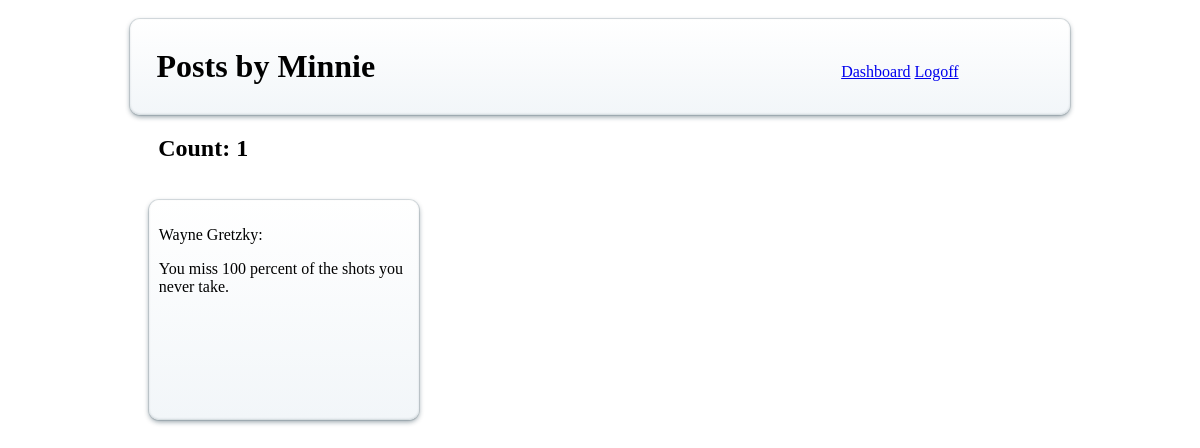
/Users/show_user/3, run on the app's committed database.
### tables this page shows
CREATE TABLE `quotes` (
  `id` int(11) NOT NULL AUTO_INCREMENT,
  `quoted_by` varchar(255) DEFAULT NULL,
  `message` text,
  `created_at` datetime DEFAULT NULL,
  `updated_at` datetime DEFAULT NULL,
  `user_id` int(11) NOT NULL,
  PRIMARY KEY (`id`),
  KEY `fk_quotes_users_idx` (`user_id`),
  CONSTRAINT `fk_quotes_users` FOREIGN KEY (`user_id`) REFERENCES `users` (`id`) ON DELETE NO ACTION ON UPDATE NO ACTION
);

### application/controllers/Users.php (called while the page is built, shortened)
<?php
class Users extends CI_Controller {
	public function show_user($id)
	{
		$user_data=array();
		$user_data['user_quotes']=$this->User->show_user($id);
		$user_data['count']=$this->User->count($id);
		$this->load->view('show_user',$user_data);
	}
}

### index.php (called while the page is built, shortened)
<?php
require_once BASEPATH.'core/CodeIgniter.php';

### application/models/User.php (called while the page is built, shortened)
<?php
class User extends CI_model
{
	public function count($user_id)
	{
		$query="SELECT count(*) AS count, users.username
				FROM quotes JOIN users ON users.id=quotes.user_id
				WHERE quotes.user_id=?";
		$values=array($user_id);
		return $this->db->query($query,$values)->row_array();
	}
	public function show_user($id)
	{
		$query="SELECT quotes.user_id,
				quotes.quoted_by,
				quotes.message,
				users.username
				FROM quotes JOIN users ON users.id=quotes.user_id
				WHERE users.id=?";
		$values=array($id);
		return $this->db->query($query,$values)->result_array();
	}
}

### application/views/show_user.php (the view, shortened to what this page needs)
<html>
<head>
	<link rel="stylesheet" type="text/css" href="/assets/css/style.css">
</head>
<body>
	<div class="container">
		<div id="nav">
			<h1 id="showH1">Posts by <?=$count['username']; ?></h1>
			<a id="dashboard" href="/Quotes/home">Dashboard</a>
			<a id="logoff" href="/Users/logoff">Logoff</a>
		</div>
		<h2 id="count">Count: <?=$count['count'];?></h2>
	<?php
			foreach($user_quotes as $quotes)
			{
				echo "<div class='quotes'><p class='red'>".$quotes['quoted_by'].":</p>
					  <p>".$quotes['message']."</p></div>";
			}
	?>
	</div>
</body>
</html>

### assets/css/style.css (style rules this page uses)
* { font-family: "Tahoma"; }
.container { width: 940px; margin: 0px auto; }
.quotes { width: 250px; height: 200px; border-radius: 10px; margin-top: 2%; box-shadow:0 0 0 1px rgba(14,41,57,0.12),0 2px 5px rgba(14,41,57,0.44),inset 0 -1px 2px rgba(14,41,57,0.15); padding: 10px; background:linear-gradient(#fff,#f2f6f9); display: inline-block; vertical-align: top; margin: 2%; }
#nav { border-radius: 10px; margin-top: 2%; box-shadow:0 0 0 1px rgba(14,41,57,0.12),0 2px 5px rgba(14,41,57,0.44),inset 0 -1px 2px rgba(14,41,57,0.15); padding: 8px; background:linear-gradient(#fff,#f2f6f9); }
#nav #dashboard { margin-left: 50%; }
#nav #showH1 { display: inline-block; margin-left: 2%; }
#count { margin-left: 3%; }

### data on the page
quotes: quoted_by "Wayne Gretzky", message "You miss 100 percent of the shots you never take."

### other printed values
$count['username'] "Minnie"
$count['count'] "1"
